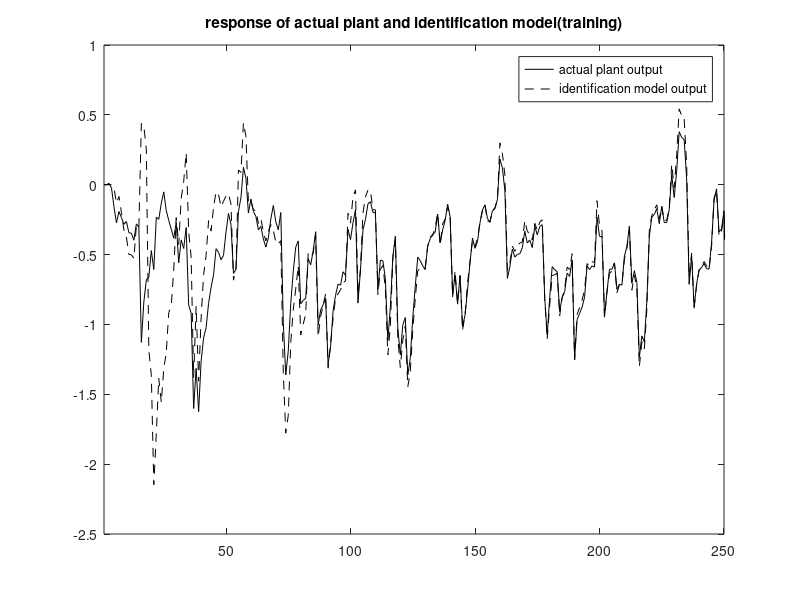
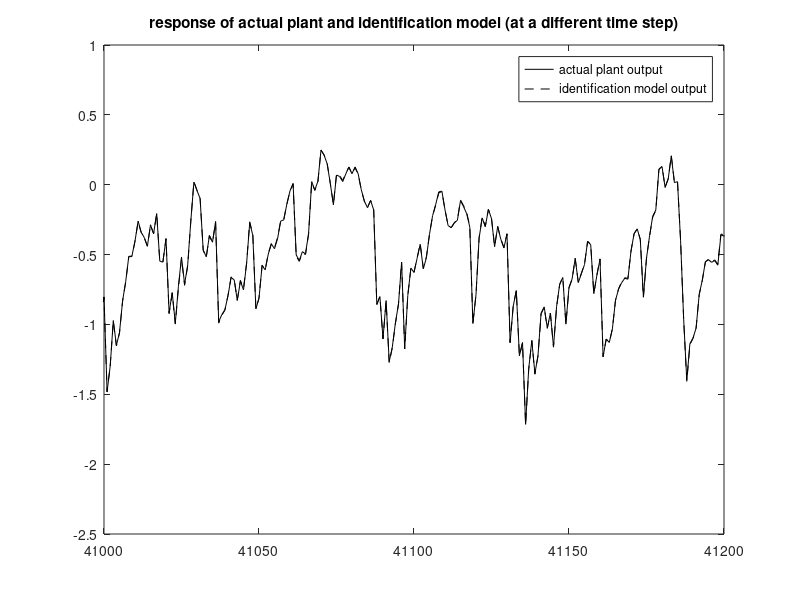
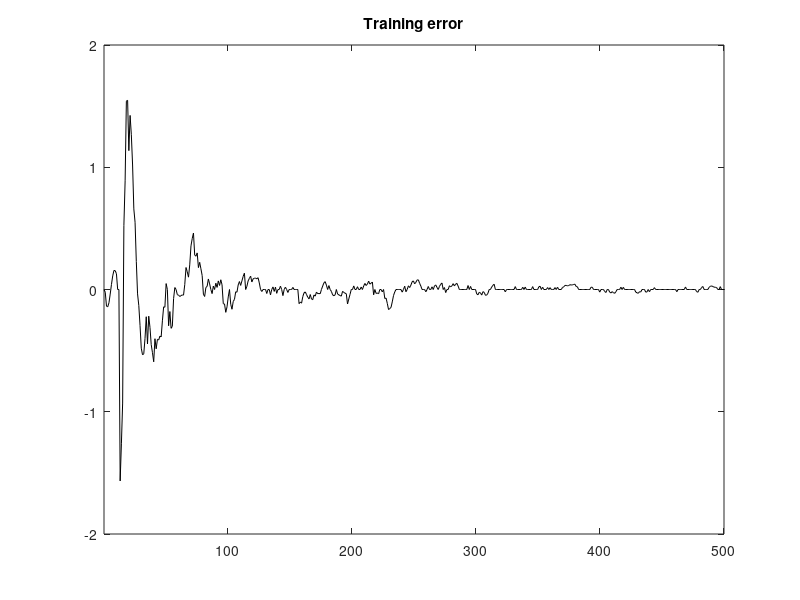
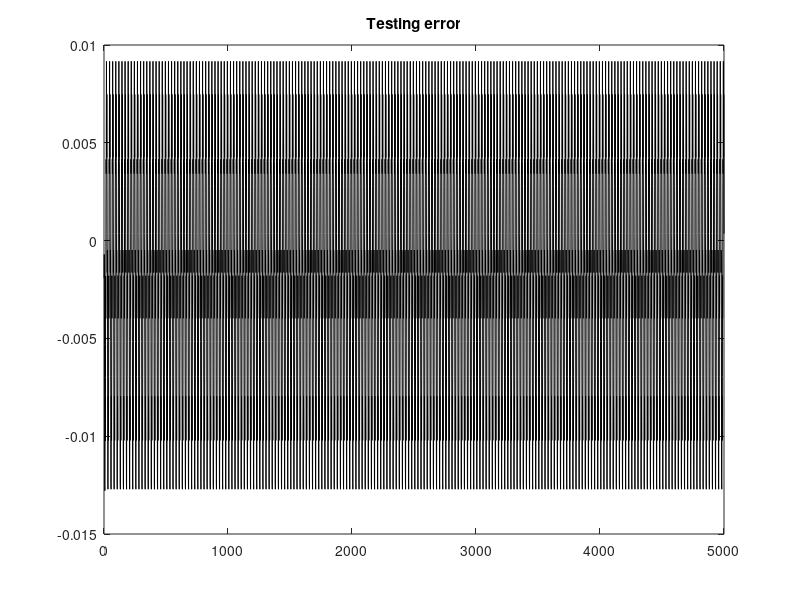

These charts were generated, in order, by the following MATLAB code:
clc;clear;
k=1:50000;

yp=[0 0 zeros(1,length(k))];
yphat=[0 0 zeros(1,length(k))];

NNclass=[1 20 1];
in=NNclass(1);n1=NNclass(2);out=NNclass(3);

W1=randn(in+1,n1);
W2=zeros(n1+1,out);

lambda=2.5e-03;
P=(1/lambda)*eye(n1+1);

e1=0.015;
e2=5;

u=-1+2*rand(1,length(k)+2);

f=@(u)((u-0.8)*u*(u+0.5));
error_train=zeros(1,length(k));

for i=3:length(k)+2
    i
    yp(i)=0.8*yp(i-1)+f(u(i-1));
    
    A1=[1 u(i-1)]*W1;
    y1=tanh(A1);
    v1=[1 y1];
    A2=v1*W2;
    N=A2;
    
    yphat(i)=0.8*yphat(i-1)+N;
    
    e=-(yphat(i)-yp(i));
    
    if(abs(e)<e1)
        continue;
    elseif(abs(e)>e1 && abs(e)<e2)
        P=P - (P*v1'*v1*P)./(1+v1*P*v1');
        W2=W2+e*P*v1';
        error_train(i-2)=e;
    else
        W1=[W1 randn(2,1)];
        W2=[W2;0];
        
        A1=[1 u(i-1)]*W1;
        y1=tanh(A1);
        v1=[1 y1];
        A2=v1*W2;
        N=A2;
        
        P=[P zeros(size(P,1),1)];
        P=[P;zeros(1,size(P,2))];
        P(end,end)=1/lambda;
        P=P - (P*v1'*v1*P)./(1+v1*P*v1');
        W2=W2+e*P*v1';
        error_train(i-2)=e;
    end
end
%%
plot(yp,'k')
hold on
plot(yphat,'k--','LineWidth',0.5)
xlim([1 250])
title('response of actual plant and identification model(training)');
legend('actual plant output','identification model output');
%%
figure;
plot(yp,'k')
hold on
plot(yphat,'k--','LineWidth',0.5)
xlim([41000 41200])
title('response of actual plant and identification model (at a different time step)');
legend('actual plant output','identification model output');
%%
%Performance Measures (Training)
figure;
plot(error_train,'k')
xlim([1 500])
title('Training error')
rmse1=rms(error_train(1:10000));
rmse2=rms(error_train(10001:end));
fprintf('Training RMS error 1 = %f\n',rmse1);
fprintf('Training RMS error 2 = %f\n\n',rmse2);
disp('Variance Accounted For (training)');
VAF=(1-var(yp-yphat)/var(yp))*100;
disp(VAF);
%%
%saving weights
save('WeightsH2_NP90_ex6_mcnn','W1','W2');
disp('saved');
%%
%loading weights
load('WeightsH2_NP90_ex6_mcnn');
disp('loaded');
%%
%response of identification model(hopefully identified system) to different input
k=[1:5000];
f=@(u)((u-0.8)*u*(u+0.5));
yp=[0 0 zeros(1,length(k))];
yphat=[0 0 zeros(1,length(k))];
u=@(k)(sin((2*pi).*k./25));
error_test=zeros(1,length(k));
for i=3:length(k)+2
    yp(i)=0.8*yp(i-1)+f(u(i-1)); %%%% Plant output
    %Forward Pass
    A1=[1 u(i-1)]*W1;
    y1=tanh(A1);
    A2=[1 y1]*W2;
    N=A2;
    yphat(i)=0.8*yphat(i-1)+N;   %%%% INDEPENDENT identfication model output
    e=-(yphat(i)-yp(i));
    error_test(i-2)=e;
end
%%
%Performance Measures
figure;
plot(error_test,'k')
title('Testing error');
rmse1=rms(error_test(1:1000));
rmse2=rms(error_test(1001:end));
fprintf('Testing RMS error 1 = %f\n',rmse1);
fprintf('Testing RMS error 2 = %f\n\n',rmse2);
disp('Variance Accounted For (testing)');
VAF=(1-var(yp-yphat)/var(yp))*100;
disp(VAF);
%%
figure;
plot(yp,'LineWidth',1.5)
hold on
plot(yphat,'--','LineWidth',2.5)
xlim([1 100])
title('For given test reference input')
legend('actual plant output','identification model output');